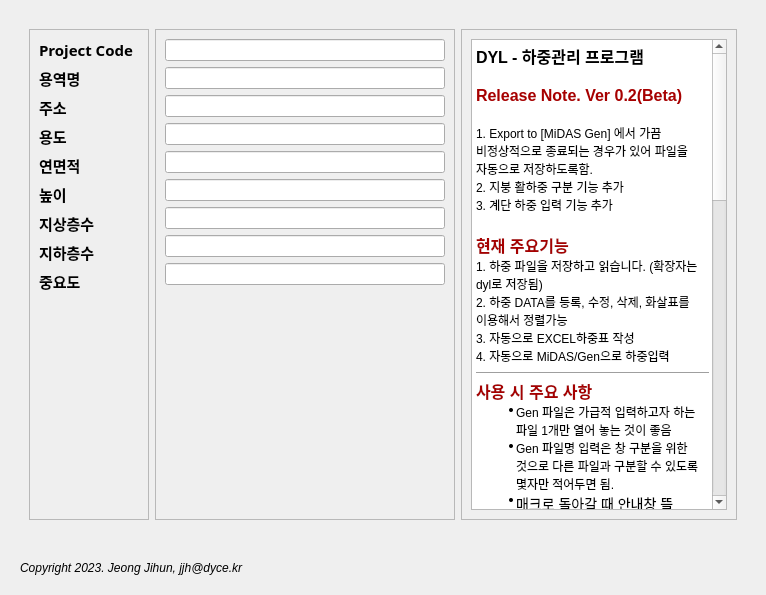
     <widget class="QWidget" name="mainbody" native="true">
      <layout class="QVBoxLayout" name="verticalLayout">
       <item>
        <widget class="QWidget" name="mainFrame" native="true">
         <layout class="QVBoxLayout" name="verticalLayout_3">
          <item>
           <widget class="QStackedWidget" name="stackedWidget">
            <property name="frameShape">
             <enum>QFrame::Panel</enum>
            </property>
            <property name="lineWidth">
             <number>0</number>
            </property>
            <property name="currentIndex">
             <number>0</number>
            </property>
            <widget class="QWidget" name="page">
             <layout class="QHBoxLayout" name="horizontalLayout_3">
              <item>
               <widget class="QFrame" name="frame">
                <property name="minimumSize">
                 <size>
                  <width>120</width>
                  <height>0</height>
                 </size>
                </property>
                <property name="maximumSize">
                 <size>
                  <width>120</width>
                  <height>16777215</height>
                 </size>
                </property>
                <property name="frameShape">
                 <enum>QFrame::StyledPanel</enum>
                </property>
                <property name="frameShadow">
                 <enum>QFrame::Raised</enum>
                </property>
                <layout class="QVBoxLayout" name="verticalLayout_4">
                 <item>
                  <widget class="QLabel" name="label_6">
                   <property name="font">
                    <font>
                     <family>맑은 고딕</family>
                     <pointsize>11</pointsize>
                     <bold>true</bold>
                    </font>
                   </property>
                   <property name="text">
                    <string>Project Code</string>
                   </property>
                  </widget>
                 </item>
                 <item>
                  <widget class="QLabel" name="label_7">
                   <property name="font">
                    <font>
                     <family>맑은 고딕</family>
                     <pointsize>11</pointsize>
                     <bold>true</bold>
                    </font>
                   </property>
                   <property name="text">
                    <string>용역명</string>
                   </property>
                  </widget>
                 </item>
                 <item>
                  <widget class="QLabel" name="label_8">
                   <property name="font">
                    <font>
                     <family>맑은 고딕</family>
                     <pointsize>11</pointsize>
                     <bold>true</bold>
                    </font>
                   </property>
                   <property name="text">
                    <string>주소</string>
                   </property>
                  </widget>
                 </item>
                 <item>
                  <widget class="QLabel" name="label_9">
                   <property name="font">
                    <font>
                     <family>맑은 고딕</family>
                     <pointsize>11</pointsize>
                     <bold>true</bold>
                    </font>
                   </property>
                   <property name="text">
                    <string>용도</string>
                   </property>
                  </widget>
                 </item>
                 <item>
                  <widget class="QLabel" name="label_10">
                   <property name="font">
                    <font>
                     <family>맑은 고딕</family>
                     <pointsize>11</pointsize>
                     <bold>true</bold>
                    </font>
                   </property>
                   <property name="text">
                    <string>연면적</string>
                   </property>
                  </widget>
                 </item>
                 <item>
                  <widget class="QLabel" name="label_13">
                   <property name="font">
                    <font>
                     <family>맑은 고딕</family>
                     <pointsize>11</pointsize>
                     <bold>true</bold>
                    </font>
                   </property>
                   <property name="text">
                    <string>높이</string>
                   </property>
                  </widget>
                 </item>
                 <item>
                  <widget class="QLabel" name="label_11">
                   <property name="font">
                    <font>
                     <family>맑은 고딕</family>
                     <pointsize>11</pointsize>
                     <bold>true</bold>
                    </font>
                   </property>
                   <property name="text">
                    <string>지상층수</string>
                   </property>
                  </widget>
                 </item>
                 <item>
                  <widget class="QLabel" name="label_12">
                   <property name="font">
                    <font>
                     <family>맑은 고딕</family>
                     <pointsize>11</pointsize>
                     <bold>true</bold>
                    </font>
                   </property>
                   <property name="text">
                    <string>지하층수</string>
                   </property>
                  </widget>
                 </item>
                 <item>
                  <widget class="QLabel" name="label_14">
                   <property name="font">
                    <font>
                     <family>맑은 고딕</family>
                     <pointsize>11</pointsize>
                     <bold>true</bold>
                    </font>
                   </property>
                   <property name="text">
                    <string>중요도</string>
                   </property>
                  </widget>
                 </item>
                 <item>
                  <spacer name="verticalSpacer_7">
                   <property name="orientation">
                    <enum>Qt::Vertical</enum>
                   </property>
                   <property name="sizeHint" stdset="0">
                    <size>
                     <width>20</width>
                     <height>217</height>
                    </size>
                   </property>
                  </spacer>
                 </item>
                </layout>
               </widget>
              </item>
              <item>
               <widget class="QFrame" name="frame_2">
                <property name="minimumSize">
                 <size>
                  <width>300</width>
                  <height>0</height>
                 </size>
                </property>
                <property name="maximumSize">
                 <size>
                  <width>300</width>
                  <height>16777215</height>
                 </size>
                </property>
                <property name="frameShape">
                 <enum>QFrame::StyledPanel</enum>
                </property>
                <property name="frameShadow">
                 <enum>QFrame::Raised</enum>
                </property>
                <layout class="QVBoxLayout" name="verticalLayout_5">
                 <item>
                  <widget class="QLineEdit" name="lineEdit_2"/>
                 </item>
                 <item>
                  <widget class="QLineEdit" name="lineEdit"/>
                 </item>
                 <item>
                  <widget class="QLineEdit" name="lineEdit_3"/>
                 </item>
                 <item>
                  <widget class="QLineEdit" name="lineEdit_4"/>
                 </item>
                 <item>
                  <widget class="QLineEdit" name="lineEdit_5"/>
                 </item>
                 <item>
                  <widget class="QLineEdit" name="lineEdit_6"/>
                 </item>
                 <item>
                  <widget class="QLineEdit" name="lineEdit_7"/>
                 </item>
                 <item>
                  <widget class="QLineEdit" name="lineEdit_8"/>
                 </item>
                 <item>
                  <widget class="QLineEdit" name="lineEdit_9"/>
                 </item>
                 <item>
                  <spacer name="verticalSpacer_8">
                   <property name="orientation">
                    <enum>Qt::Vertical</enum>
                   </property>
                   <property name="sizeHint" stdset="0">
                    <size>
                     <width>20</width>
                     <height>217</height>
                    </size>
                   </property>
                  </spacer>
                 </item>
                </layout>
               </widget>
              </item>
              <item>
               <widget class="QFrame" name="frame_3">
                <property name="frameShape">
                 <enum>QFrame::StyledPanel</enum>
                </property>
                <property name="frameShadow">
                 <enum>QFrame::Raised</enum>
                </property>
                <layout class="QVBoxLayout" name="verticalLayout_6">
                 <item>
                  <widget class="QTextBrowser" name="textBrowser">
                   <property name="html">
                    <string>&lt;!DOCTYPE HTML PUBLIC &quot;-//W3C//DTD HTML 4.0//EN&quot; &quot;http://www.w3.org/TR/REC-html40/strict.dtd&quot;&gt;
&lt;html&gt;&lt;head&gt;&lt;meta name=&quot;qrichtext&quot; content=&quot;1&quot; /&gt;&lt;meta charset=&quot;utf-8&quot; /&gt;&lt;style type=&quot;text/css&quot;&gt;
p, li { white-space: pre-wrap; }
hr { height: 1px; border-width: 0; }
li.unchecked::marker { content: &quot;\2610&quot;; }
li.checked::marker { content: &quot;\2612&quot;; }
&lt;/style&gt;&lt;/head&gt;&lt;body style=&quot; font-family:'맑은 고딕'; font-size:9pt; font-weight:400; font-style:normal;&quot;&gt;
&lt;p style=&quot; margin-top:0px; margin-bottom:0px; margin-left:0px; margin-right:0px; -qt-block-indent:0; text-indent:0px;&quot;&gt;&lt;span style=&quot; font-family:'Gulim'; font-size:12pt; font-weight:600;&quot;&gt;DYL - 하중관리 프로그램&lt;/span&gt;&lt;/p&gt;
&lt;p style=&quot; margin-top:0px; margin-bottom:0px; margin-left:0px; margin-right:0px; -qt-block-indent:0; text-indent:0px; background-color:#ffffff;&quot;&gt;&lt;span style=&quot; font-family:'Gulim'; font-size:16px; font-weight:600; color:#a60000;&quot;&gt;&lt;br /&gt;Release Note. Ver 0.2(Beta)&lt;/span&gt;&lt;/p&gt;
&lt;p style=&quot;-qt-paragraph-type:empty; margin-top:0px; margin-bottom:0px; margin-left:0px; margin-right:0px; -qt-block-indent:0; text-indent:0px; font-family:'Gulim'; font-size:16px; font-weight:600; color:#a60000; background-color:#ffffff;&quot;&gt;&lt;br /&gt;&lt;/p&gt;
&lt;p style=&quot; margin-top:0px; margin-bottom:0px; margin-left:0px; margin-right:0px; -qt-block-indent:0; text-indent:0px;&quot;&gt;1. Export to [MiDAS Gen] 에서 가끔 비정상적으로 종료되는 경우가 있어 파일을 자동으로 저장하도록함.&lt;/p&gt;
&lt;p style=&quot; margin-top:0px; margin-bottom:0px; margin-left:0px; margin-right:0px; -qt-block-indent:0; text-indent:0px;&quot;&gt;2. 지붕 활하중 구분 기능 추가&lt;/p&gt;
&lt;p style=&quot; margin-top:0px; margin-bottom:0px; margin-left:0px; margin-right:0px; -qt-block-indent:0; text-indent:0px;&quot;&gt;3. 계단 하중 입력 기능 추가&lt;/p&gt;
&lt;p style=&quot;-qt-paragraph-type:empty; margin-top:0px; margin-bottom:0px; margin-left:0px; margin-right:0px; -qt-block-indent:0; text-indent:0px; font-family:'Gulim'; font-size:16px; font-weight:600; color:#a60000; background-color:#ffffff;&quot;&gt;&lt;br /&gt;&lt;/p&gt;
&lt;p style=&quot; margin-top:0px; margin-bottom:0px; margin-left:0px; margin-right:0px; -qt-block-indent:0; text-indent:0px; background-color:#ffffff;&quot;&gt;&lt;span style=&quot; font-family:'Gulim'; font-size:16px; font-weight:600; color:#a60000;&quot;&gt;현재 주요기능&lt;/span&gt;&lt;/p&gt;
&lt;p style=&quot; margin-top:0px; margin-bottom:0px; margin-left:0px; margin-right:0px; -qt-block-indent:0; text-indent:0px;&quot;&gt;&lt;span style=&quot; font-family:'Gulim';&quot;&gt;1. 하중 파일을 저장하고 읽습니다. (확장자는 dyl로 저장됨)&lt;/span&gt;&lt;/p&gt;
&lt;p style=&quot; margin-top:0px; margin-bottom:0px; margin-left:0px; margin-right:0px; -qt-block-indent:0; text-indent:0px;&quot;&gt;&lt;span style=&quot; font-family:'Gulim';&quot;&gt;2. 하중 DATA를 등록, 수정, 삭제, 화살표를 이용해서 정렬가능&lt;/span&gt;&lt;/p&gt;
&lt;p style=&quot; margin-top:0px; margin-bottom:0px; margin-left:0px; margin-right:0px; -qt-block-indent:0; text-indent:0px;&quot;&gt;&lt;span style=&quot; font-family:'Gulim';&quot;&gt;3. 자동으로 EXCEL하중표 작성&lt;/span&gt;&lt;/p&gt;
&lt;p style=&quot; margin-top:0px; margin-bottom:0px; margin-left:0px; margin-right:0px; -qt-block-indent:0; text-indent:0px;&quot;&gt;&lt;span style=&quot; font-family:'Gulim';&quot;&gt;4. 자동으로 MiDAS/Gen으로 하중입력&lt;/span&gt;&lt;/p&gt;
&lt;hr /&gt;
&lt;p style=&quot; margin-top:0px; margin-bottom:0px; margin-left:0px; margin-right:0px; -qt-block-indent:0; text-indent:0px;&quot;&gt;&lt;span style=&quot; font-family:'Malgun Gothic,맑은 고딕,sans-serif'; font-size:16px; font-weight:696; color:#a60000;&quot;&gt;사용 시 주요 사항&lt;/span&gt;&lt;/p&gt;
&lt;ul style=&quot;margin-top: 0px; margin-bottom: 0px; margin-left: 0px; margin-right: 0px; -qt-list-indent: 1;&quot;&gt;
&lt;li style=&quot; font-family:'Gulim';&quot; style=&quot; margin-top:0px; margin-bottom:0px; margin-left:0px; margin-right:0px; -qt-block-indent:0; text-indent:0px;&quot;&gt;Gen 파일은 가급적 입력하고자 하는 파일 1개만 열어 놓는 것이 좋음&lt;/li&gt;
&lt;li style=&quot; font-family:'Gulim';&quot; style=&quot; margin-top:0px; margin-bottom:0px; margin-left:0px; margin-right:0px; -qt-block-indent:0; text-indent:0px;&quot;&gt;Gen 파일명 입력은 창 구분을 위한 것으로 다른 파일과 구분할 수 있도록 몇자만 적어두면 됨.&lt;/li&gt;
&lt;li style=&quot; font-family:'Gulim';&quot; style=&quot; margin-top:0px; margin-bottom:0px; margin-left:0px; margin-right:0px; -qt-block-indent:0; text-indent:0px;&quot;&gt;&lt;span style=&quot; font-family:'Malgun Gothic,맑은 고딕,sans-serif'; font-size:14px; color:#000000;&quot;&gt;매크로 돌아갈 때 안내창 뜰 때까지 가급적 다른 작업을 하지 말 것 (Excel, MiDAS Import)&lt;/span&gt;&lt;/li&gt;&lt;/ul&gt;
&lt;hr /&gt;
&lt;p style=&quot; margin-top:0px; margin-bottom:0px; margin-left:0px; margin-right:0px; -qt-block-indent:0; text-indent:0px;&quot;&gt;&lt;span style=&quot; font-family:'Gulim';&quot;&gt;&lt;br /&gt;&lt;/span&gt;&lt;span style=&quot; font-family:'Malgun Gothic,맑은 고딕,sans-serif'; font-size:16px; font-weight:696; color:#a60000;&quot;&gt;추후 업데이트 계획&lt;/span&gt;&lt;/p&gt;
&lt;p style=&quot; margin-top:0px; margin-bottom:0px; margin-left:0px; margin-right:0px; -qt-block-indent:0; text-indent:0px;&quot;&gt;&lt;span style=&quot; font-family:'Gulim';&quot;&gt;&lt;br /&gt;&lt;/span&gt;&lt;/p&gt;
&lt;p style=&quot; margin-top:0px; margin-bottom:0px; margin-left:0px; margin-right:0px; -qt-block-indent:0; text-indent:0px;&quot;&gt;&lt;span style=&quot; font-family:'Gulim'; font-weight:600;&quot;&gt;1. 수직하중 기능 개선&lt;/span&gt;&lt;/p&gt;
&lt;ul style=&quot;margin-top: 0px; margin-bottom: 0px; margin-left: 0px; margin-right: 0px; -qt-list-indent: 1;&quot;&gt;
&lt;li style=&quot; font-family:'Gulim';&quot; style=&quot; margin-top:0px; margin-bottom:0px; margin-left:0px; margin-right:0px; -qt-block-indent:0; text-indent:0px;&quot;&gt;&lt;span style=&quot; font-family:'Malgun Gothic,맑은 고딕,sans-serif'; font-size:14px; color:#000000;&quot;&gt;ADS, SDS, Desing+로 하중 DATA전달&lt;/span&gt;&lt;/li&gt;
&lt;li style=&quot; font-family:'Gulim';&quot; style=&quot; margin-top:0px; margin-bottom:0px; margin-left:0px; margin-right:0px; -qt-block-indent:0; text-indent:0px;&quot;&gt;&lt;span style=&quot; font-family:'Malgun Gothic,맑은 고딕,sans-serif'; font-size:14px; color:#000000;&quot;&gt;계단 하중 자동 계산 Form 추가 &lt;/span&gt;&lt;/li&gt;
&lt;li style=&quot; font-family:'Gulim';&quot; style=&quot; margin-top:0px; margin-bottom:0px; margin-left:0px; margin-right:0px; -qt-block-indent:0; text-indent:0px;&quot;&gt;용도별 표준 하중표 Set 작성&lt;/li&gt;
&lt;li style=&quot; font-family:'Gulim';&quot; style=&quot; margin-top:0px; margin-bottom:0px; margin-left:0px; margin-right:0px; -qt-block-indent:0; text-indent:0px;&quot;&gt;지붕 활하중 구분&lt;/li&gt;
&lt;li style=&quot; font-family:'Gulim';&quot; style=&quot; margin-top:0px; margin-bottom:0px; margin-left:0px; margin-right:0px; -qt-block-indent:0; text-indent:0px;&quot;&gt;&lt;span style=&quot; font-family:'Malgun Gothic,맑은 고딕,sans-serif'; font-size:14px; color:#000000;&quot;&gt;적설하중 추가 기능&lt;/span&gt;&lt;/li&gt;&lt;/ul&gt;
&lt;p style=&quot; margin-top:0px; margin-bottom:0px; margin-left:0px; margin-right:0px; -qt-block-indent:0; text-indent:0px;&quot;&gt;&lt;span style=&quot; font-family:'Gulim'; font-weight:600;&quot;&gt;&lt;br /&gt;&lt;/span&gt;&lt;/p&gt;
&lt;p style=&quot; margin-top:0px; margin-bottom:0px; margin-left:0px; margin-right:0px; -qt-block-indent:0; text-indent:0px;&quot;&gt;&lt;span style=&quot; font-family:'Gulim'; font-weight:600;&quot;&gt;2. 지진하중 입력 기능&lt;/span&gt;&lt;span style=&quot; font-family:'Gulim';&quot;&gt; &lt;/span&gt;&lt;/p&gt;
&lt;ul style=&quot;margin-top: 0px; margin-bottom: 0px; margin-left: 0px; margin-right: 0px; -qt-list-indent: 1;&quot;&gt;
&lt;li style=&quot; font-family:'Gulim';&quot; style=&quot; margin-top:0px; margin-bottom:0px; margin-left:0px; margin-right:0px; -qt-block-indent:0; text-indent:0px;&quot;&gt;MiDAS/Gen 해석결과로 자동 Scale-up factor 등 자동 계산&lt;/li&gt;
&lt;li style=&quot; font-family:'Gulim';&quot; style=&quot; margin-top:0px; margin-bottom:0px; margin-left:0px; margin-right:0px; -qt-block-indent:0; text-indent:0px;&quot;&gt;하중 시트 작성&lt;/li&gt;
&lt;li style=&quot; font-family:'Gulim';&quot; style=&quot; margin-top:0px; margin-bottom:0px; margin-left:0px; margin-right:0px; -qt-block-indent:0; text-indent:0px;&quot;&gt;하중 수정 내용 MiDAS로 업데이트&lt;/li&gt;
&lt;li style=&quot; font-family:'Gulim';&quot; style=&quot; margin-top:0px; margin-bottom:0px; margin-left:0px; margin-right:0px; -qt-block-indent:0; text-indent:0px;&quot;&gt;지진토압 자동 작성 및 MiDAS로 자동 입력&lt;/li&gt;&lt;/ul&gt;
&lt;p style=&quot; margin-top:0px; margin-bottom:0px; margin-left:20px; margin-right:0px; -qt-block-indent:0; text-indent:0px;&quot;&gt;&lt;span style=&quot; font-family:'Gulim';&quot;&gt; &lt;/span&gt;&lt;/p&gt;
&lt;p style=&quot; margin-top:0px; margin-bottom:0px; margin-left:0px; margin-right:0px; -qt-block-indent:0; text-indent:0px;&quot;&gt;&lt;span style=&quot; font-family:'Gulim'; font-weight:600;&quot;&gt;3. 풍하중 입력 기능 &lt;/span&gt;&lt;/p&gt;
&lt;ul style=&quot;margin-top: 0px; margin-bottom: 0px; margin-left: 0px; margin-right: 0px; -qt-list-indent: 1;&quot;&gt;
&lt;li style=&quot; font-family:'Gulim';&quot; style=&quot; margin-top:0px; margin-bottom:0px; margin-left:0px; margin-right:0px; -qt-block-indent:0; text-indent:0px;&quot;&gt;풍하중 지도 출력 : 풍하중 지도 확인 기능 (자동 기본풍속 산정은 타 프로그램 개발 상황 확인)&lt;/li&gt;
&lt;li style=&quot; font-family:'Gulim';&quot; style=&quot; margin-top:0px; margin-bottom:0px; margin-left:0px; margin-right:0px; -qt-block-indent:0; text-indent:0px;&quot;&gt;하중시트 작성&lt;/li&gt;
&lt;li style=&quot; font-family:'Gulim';&quot; style=&quot; margin-top:0px; margin-bottom:0px; margin-left:0px; margin-right:0px; -qt-block-indent:0; text-indent:0px;&quot;&gt;&lt;span style=&quot; font-family:'Malgun Gothic,맑은 고딕,sans-serif'; font-size:14px; color:#000000;&quot;&gt;하중 수정 내용 MiDAS로 업데이트&lt;/span&gt;&lt;/li&gt;&lt;/ul&gt;
&lt;p style=&quot; margin-top:0px; margin-bottom:0px; margin-left:0px; margin-right:0px; -qt-block-indent:0; text-indent:0px;&quot;&gt;&lt;span style=&quot; font-family:'Gulim';&quot;&gt;&lt;br /&gt;&lt;/span&gt;&lt;/p&gt;
&lt;p style=&quot; margin-top:0px; margin-bottom:0px; margin-left:0px; margin-right:0px; -qt-block-indent:0; text-indent:0px;&quot;&gt;&lt;span style=&quot; font-family:'Gulim'; font-weight:600;&quot;&gt;4. 하중조합 산정 기능&lt;/span&gt;&lt;/p&gt;
&lt;ul style=&quot;margin-top: 0px; margin-bottom: 0px; margin-left: 0px; margin-right: 0px; -qt-list-indent: 1;&quot;&gt;
&lt;li style=&quot; font-family:'Gulim';&quot; style=&quot; margin-top:0px; margin-bottom:0px; margin-left:0px; margin-right:0px; -qt-block-indent:0; text-indent:0px;&quot;&gt;&lt;span style=&quot; font-family:'Malgun Gothic,맑은 고딕,sans-serif'; font-size:14px; color:#000000;&quot;&gt;적용하는 하중 조합 별 자동 하중 조합표 작성&lt;/span&gt;&lt;/li&gt;
&lt;li style=&quot; font-family:'Gulim';&quot; style=&quot; margin-top:0px; margin-bottom:0px; margin-left:0px; margin-right:0px; -qt-block-indent:0; text-indent:0px;&quot;&gt;하중조합 MiDAS로 업데이트&lt;br /&gt;&lt;/li&gt;&lt;/ul&gt;
&lt;p style=&quot; margin-top:0px; margin-bottom:0px; margin-left:0px; margin-right:0px; -qt-block-indent:0; text-indent:0px;&quot;&gt;&lt;span style=&quot; font-family:'Gulim';&quot;&gt;&lt;br /&gt;&lt;/span&gt;&lt;/p&gt;
&lt;hr /&gt;
&lt;p style=&quot; margin-top:0px; margin-bottom:0px; margin-left:0px; margin-right:0px; -qt-block-indent:0; text-indent:0px;&quot;&gt;&lt;span style=&quot; font-family:'Gulim';&quot;&gt;&lt;br /&gt;&lt;/span&gt;&lt;/p&gt;
&lt;p style=&quot; margin-top:0px; margin-bottom:0px; margin-left:0px; margin-right:0px; -qt-block-indent:0; text-indent:0px;&quot;&gt;&lt;span style=&quot; font-family:'Malgun Gothic,맑은 고딕,sans-serif'; font-size:16px; font-weight:696; color:#a60000;&quot;&gt;추후 개발될 프로그램과 연동&lt;/span&gt;&lt;/p&gt;
&lt;p style=&quot; margin-top:0px; margin-bottom:0px; margin-left:0px; margin-right:0px; -qt-block-indent:0; text-indent:0px;&quot;&gt;&lt;span style=&quot; font-family:'Malgun Gothic,맑은 고딕,sans-serif'; font-size:16px; font-weight:696; color:#a60000;&quot;&gt;&lt;br /&gt;&lt;/span&gt;&lt;/p&gt;
&lt;p style=&quot; margin-top:0px; margin-bottom:0px; margin-left:0px; margin-right:0px; -qt-block-indent:0; text-indent:0px;&quot;&gt;&lt;span style=&quot; font-family:'Gulim';&quot;&gt;1. SLAB 자동 설계 프로그램과 하중 DATA 전달&lt;/span&gt;&lt;/p&gt;
&lt;p style=&quot; margin-top:0px; margin-bottom:0px; margin-left:0px; margin-right:0px; -qt-block-indent:0; text-indent:0px;&quot;&gt;&lt;span style=&quot; font-family:'Gulim';&quot;&gt;2. 합성보 자동 설계 프로그램과 하중 DATA 전달&lt;/span&gt;&lt;/p&gt;
&lt;p style=&quot; margin-top:0px; margin-bottom:0px; margin-left:0px; margin-right:0px; -qt-block-indent:0; text-indent:0px;&quot;&gt;&lt;span style=&quot; font-family:'Malgun Gothic,맑은 고딕,sans-serif'; font-size:14px; color:#222222;&quot;&gt;&lt;br /&gt;&lt;/span&gt;&lt;span style=&quot; font-family:'Gulim';&quot;&gt;&lt;br /&gt;&lt;/span&gt;&lt;/p&gt;&lt;/body&gt;&lt;/html&gt;</string>
                   </property>
                  </widget>
                 </item>
                </layout>
               </widget>
              </item>
             </layout>
            </widget>
            <widget class="QWidget" name="page_3">
             <widget class="QLabel" name="label_3">
              <property name="geometry">
               <rect>
                <x>400</x>
                <y>270</y>
                <width>56</width>
                <height>12</height>
               </rect>
              </property>
              <property name="text">
               <string>page2</string>
              </property>
             </widget>
             <widget class="QPushButton" name="pushButton">
              <property name="geometry">
               <rect>
                <x>110</x>
                <y>90</y>
                <width>75</width>
                <height>24</height>
               </rect>
              </property>
              <property name="text">
               <string>PushButton</string>
              </property>
             </widget>
            </widget>
            <widget class="QWidget" name="page_4"/>
            <widget class="QWidget" name="page_5"/>
            <widget class="QWidget" name="page_2"/>
           </widget>
          </item>
         </layout>
        </widget>
       </item>
       <item>
        <widget class="QWidget" name="cardsFrame" native="true">
         <property name="minimumSize">
          <size>
           <width>0</width>
           <height>40</height>
          </size>
         </property>
         <layout class="QHBoxLayout" name="horizontalLayout_2">
          <item>
           <widget class="QLabel" name="label_4">
            <property name="font">
             <font>
              <pointsize>9</pointsize>
              <italic>true</italic>
              <bold>false</bold>
             </font>
            </property>
            <property name="layoutDirection">
             <enum>Qt::LeftToRight</enum>
            </property>
            <property name="text">
             <string>Copyright 2023. Jeong Jihun, jjh@dyce.kr</string>
            </property>
            <property name="alignment">
             <set>Qt::AlignBottom|Qt::AlignLeading|Qt::AlignLeft</set>
            </property>
           </widget>
          </item>
          <item>
           <spacer name="horizontalSpacer">
            <property name="orientation">
             <enum>Qt::Horizontal</enum>
            </property>
            <property name="sizeType">
             <enum>QSizePolicy::Fixed</enum>
            </property>
            <property name="sizeHint" stdset="0">
             <size>
              <width>350</width>
              <height>20</height>
             </size>
            </property>
           </spacer>
          </item>
          <item>
           <widget class="QLabel" name="label_5">
            <property name="sizePolicy">
             <sizepolicy hsizetype="Fixed" vsizetype="Preferred">
              <horstretch>0</horstretch>
              <verstretch>0</verstretch>
             </sizepolicy>
            </property>
            <property name="maximumSize">
             <size>
              <width>130</width>
              <height>16777215</height>
             </size>
            </property>
            <property name="font">
             <font>
              <pointsize>9</pointsize>
              <italic>true</italic>
             </font>
            </property>
            <property name="text">
             <string/>
            </property>
            <property name="pixmap">
             <pixmap resource="resource.qrc">:/logo/Icons/logo/DY-S.png</pixmap>
            </property>
           </widget>
          </item>
         </layout>
        </widget>
       </item>
      </layout>
     </widget>
